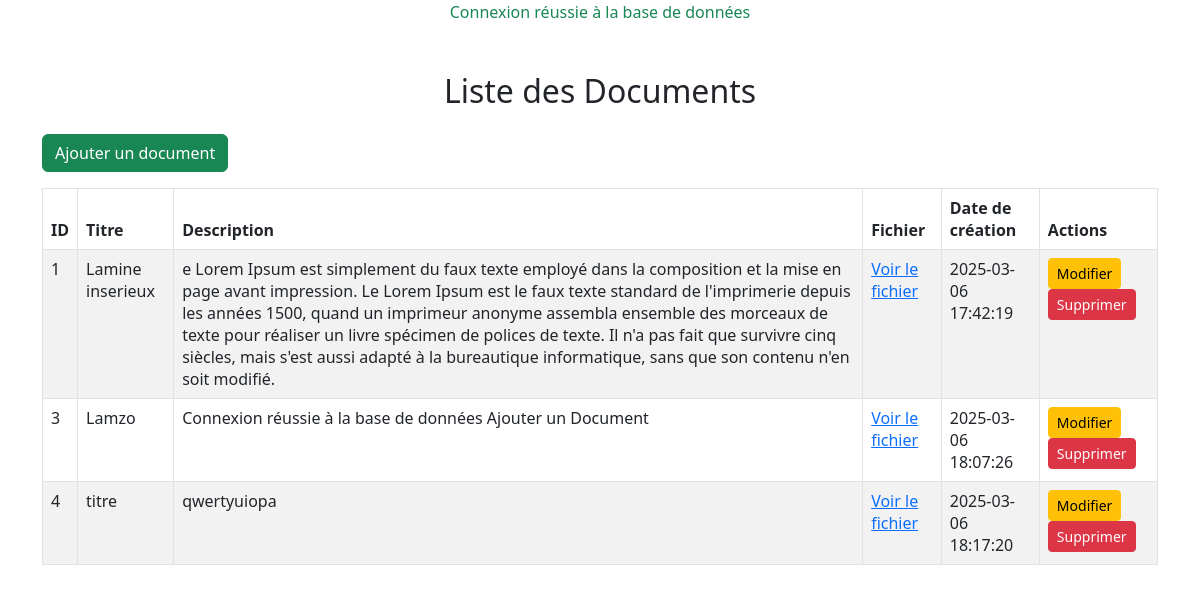
The page /documents.php on the database its author committed.
### tables this page shows
CREATE TABLE `documents` (
  `id` int(11) NOT NULL,
  `titre` varchar(150) NOT NULL,
  `description` text DEFAULT NULL,
  `fichier` varchar(255) NOT NULL,
  `date_creation` timestamp NOT NULL DEFAULT current_timestamp()
);

### documents.php (the view, shortened to what this page needs)
<?php include 'db.php'; ?>
<!DOCTYPE html>
<html lang="fr">
<head>
    <link href="https://cdnjs.cloudflare.com/ajax/libs/bootstrap/5.3.0/css/bootstrap.min.css" rel="stylesheet">
</head>
<body>
    <div class="container mt-5">
        <h2 class="text-center mb-4">Liste des Documents</h2>
        <a href="add_document.php" class="btn btn-success mb-3">Ajouter un document</a>
        <table class="table table-bordered table-striped">
            <thead>
                <tr>
                    <th>ID</th>
                    <th>Titre</th>
                    <th>Description</th>
                    <th>Fichier</th>
                    <th>Date de création</th>
                    <th>Actions</th>
                </tr>
            </thead>
            <tbody>
                <?php
                $query = $conn->query("SELECT * FROM documents");
                $documents = $query->fetchAll(PDO::FETCH_ASSOC);
                foreach ($documents as $doc): ?>
                    <tr>
                        <td><?= htmlspecialchars($doc['id']); ?></td>
                        <td><?= htmlspecialchars($doc['titre']); ?></td>
                        <td><?= htmlspecialchars($doc['description']); ?></td>
                        <td><a href="uploads/<?= htmlspecialchars($doc['fichier']); ?>" target="_blank">Voir le fichier</a></td>
                        <td><?= htmlspecialchars($doc['date_creation']); ?></td>
                        <td>
                            <a href="edit_document.php?id=<?= $doc['id']; ?>" class="btn btn-warning btn-sm">Modifier</a>
                            <a href="delete_document.php?id=<?= $doc['id']; ?>" class="btn btn-danger btn-sm" onclick="return confirm('Êtes-vous sûr de vouloir supprimer ce document ?');">Supprimer</a>
                        </td>
                    </tr>
                <?php endforeach; ?>
            </tbody>
        </table>
    </div>
</body>
</html>

### rows shown on the page
documents: id "1", titre "Lamine inserieux", description "e Lorem Ipsum est simplement du faux texte employé dans la composition et la mise en page avant impression. Le Lorem Ipsum est le faux texte standard de l'imprimerie depuis les années 1500, quand un imprimeur anonyme assembla ensemble des morceaux de texte pour réaliser un livre spécimen de polices de texte. Il n'a pas fait que survivre cinq siècles, mais s'est aussi adapté à la bureautique informatique, sans que son contenu n'en soit modifié.", date_creation "2025-03-06 17:42:19"
documents: id "3", titre "Lamzo", description "Connexion réussie à la base de données Ajouter un Document", date_creation "2025-03-06 18:07:26"
documents: id "4", titre "titre", description "qwertyuiopa", date_creation "2025-03-06 18:17:20"
